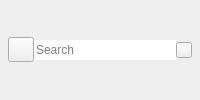
        <widget class="QWidget" name="pSearch">
         <layout class="QHBoxLayout" name="pSearchLayout" stretch="0,0,0">
          <property name="spacing">
           <number>0</number>
          </property>
          <property name="leftMargin">
           <number>8</number>
          </property>
          <property name="topMargin">
           <number>0</number>
          </property>
          <property name="rightMargin">
           <number>8</number>
          </property>
          <property name="bottomMargin">
           <number>0</number>
          </property>
          <item>
           <widget class="QToolButton" name="tSearchIcon">
            <property name="sizePolicy">
             <sizepolicy hsizetype="Fixed" vsizetype="Fixed">
              <horstretch>0</horstretch>
              <verstretch>0</verstretch>
             </sizepolicy>
            </property>
            <property name="icon">
             <iconset resource="../../../gui/Resources_macx.qrc">
              <normaloff>:/images/transfer_manager/sidebar/search_ico_default.png</normaloff>:/images/transfer_manager/sidebar/search_ico_default.png</iconset>
            </property>
            <property name="iconSize">
             <size>
              <width>18</width>
              <height>18</height>
             </size>
            </property>
           </widget>
          </item>
          <item>
           <widget class="QLineEdit" name="leSearchField">
            <property name="sizePolicy">
             <sizepolicy hsizetype="Preferred" vsizetype="Fixed">
              <horstretch>0</horstretch>
              <verstretch>0</verstretch>
             </sizepolicy>
            </property>
            <property name="text">
             <string/>
            </property>
            <property name="frame">
             <bool>false</bool>
            </property>
            <property name="placeholderText">
             <string>Search</string>
            </property>
           </widget>
          </item>
          <item>
           <widget class="QToolButton" name="tSearchCancel">
            <property name="minimumSize">
             <size>
              <width>16</width>
              <height>16</height>
             </size>
            </property>
            <property name="maximumSize">
             <size>
              <width>16</width>
              <height>16</height>
             </size>
            </property>
            <property name="cursor">
             <cursorShape>PointingHandCursor</cursorShape>
            </property>
            <property name="icon">
             <iconset resource="../../../gui/Resources_macx.qrc">
              <normaloff>:/images/transfer_manager/sidebar/delete_search_ico_default.png</normaloff>:/images/transfer_manager/sidebar/delete_search_ico_default.png</iconset>
            </property>
            <property name="iconSize">
             <size>
              <width>16</width>
              <height>16</height>
             </size>
            </property>
            <property name="default_icon" stdset="0">
             <url>
              <string>qrc:/images/transfer_manager/sidebar/delete_search_ico_default.png</string>
             </url>
            </property>
           </widget>
          </item>
         </layout>
        </widget>
